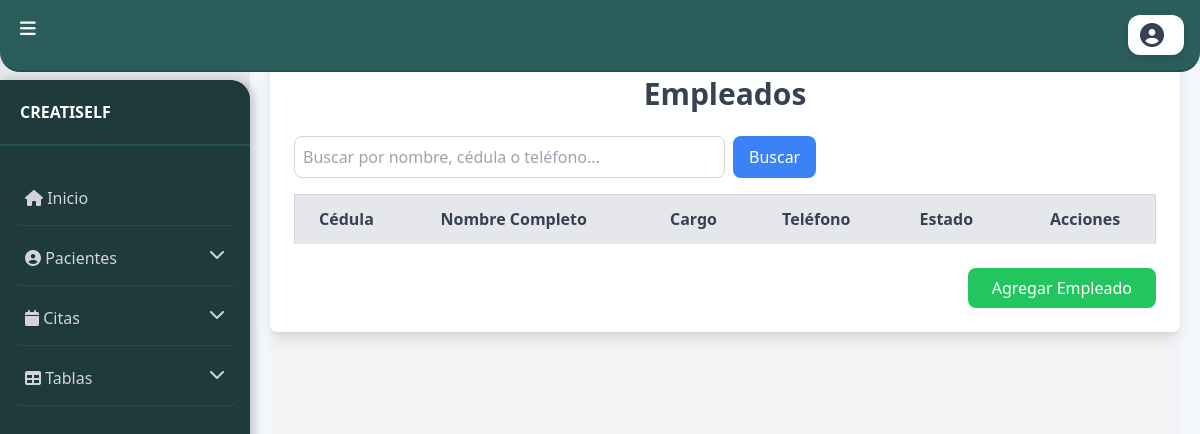
Before: /listar_empleados/ (signed in) with the older database file.
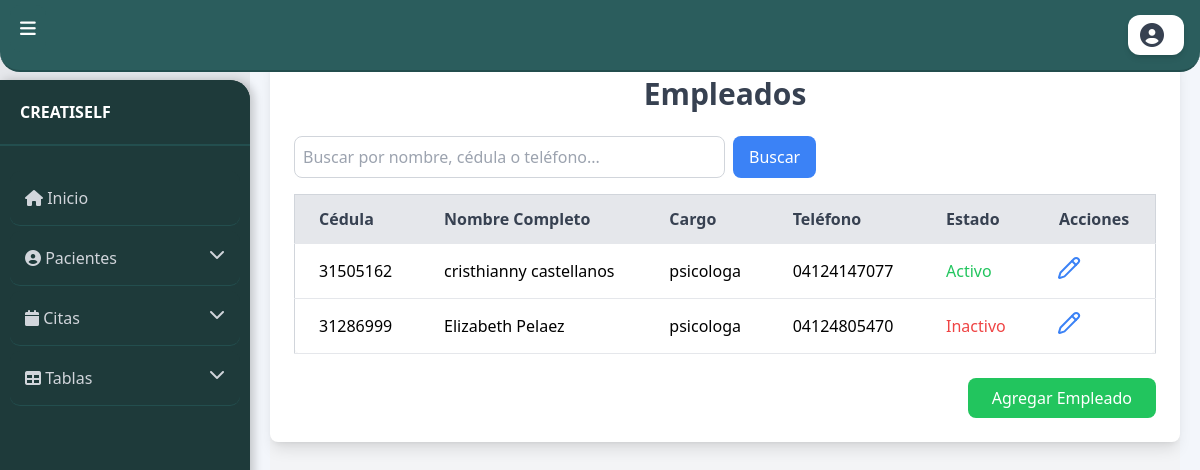
After: the same page with the newer database file.
### app/models.py (models this page shows, shortened)
class Empleado(models.Model):
    cedula = models.CharField(max_length=20, unique=True)
    usuario = models.ForeignKey(Usuario, on_delete=models.CASCADE)
    nombre = models.CharField(max_length=50)
    nombre2 = models.CharField(max_length=50, blank=True, null=True)
    apellido = models.CharField(max_length=50)
    apellido2 = models.CharField(max_length=50, blank=True, null=True)
    cargo = models.CharField(max_length=50)
    direccion = models.TextField()
    telefono = models.CharField(max_length=20)
    fecha_nacimiento = models.DateField()
    fecha_ingreso = models.DateField()
    edad = models.IntegerField()
    sexo = models.CharField(max_length=10, choices=[('masculino', 'Masculino'), ('femenino', 'Femenino')])
    nivel_academico = models.CharField(
    max_length=20,
    choices=[
        ('primaria', 'Primaria'),
        ('secundaria', 'Secundaria'),
        ('bachillerato', 'Bachillerato'),
        ('tecnico', 'Técnico'),
        ('tecnologo', 'Tecnólogo'),
        ('pregrado', 'Pregrado'),
        ('licenciatura', 'Licenciatura'),
        ('especializacion', 'Especialización'),
        ('maestria', 'Maestría'),
        ('doctorado', 'Doctorado'),
        ('postdoctorado', 'Postdoctorado'),
        ('diplomado', 'Diplomado'),
        ('curso', 'Curso'),
        ('sin_estudios', 'Sin estudios formales'),
    ],
    default='sin_estudios'
    )
    pais = models.ForeignKey(Pais, on_delete=models.CASCADE)
    estado = models.ForeignKey(Estado, on_delete=models.CASCADE)
    ciudad = models.ForeignKey(Ciudad, on_delete=models.CASCADE)
    status = models.BooleanField(default=True)

### app/viewsempleados.py (the view)
# urls.py: path('listar_empleados/', listar_empleados, name='Listar_empleados'),
@login_required
def listar_empleados(request):
    usuario = request.user
    if usuario.rol.nombre_rol == 'Administrador':
        empleados = Empleado.objects.all()
        return render(request, 'admin/listar_empleados.html', {'empleados': empleados})
    else:
        return redirect('acceso_denegado')

### app/templates/admin/listar_empleados.html (shortened to what this page needs)
{% extends 'base.html' %}
{% block content %}
<div class="min-h-screen bg-gray-100 py-8">
    <div class="max-w-6xl mx-auto bg-white p-6 rounded-lg shadow-lg">
        <h1 class="text-3xl font-bold text-center text-gray-700 mb-6">Empleados</h1>
        <div class="overflow-x-auto">
         <form method="GET" action="{% url 'Listar_empleados' %}" class="flex space-x-2 mb-4">
            <input
                type="text"
                id="searchInput"
                name="q"
                placeholder="Buscar por nombre, cédula o teléfono..."
                class="p-2 border border-gray-300 rounded-lg w-1/2"
                value="{{ query|default:'' }}"
            />
            <button type="submit" class="bg-blue-500 text-white px-4 py-2 rounded-lg hover:bg-blue-600">
                Buscar
            </button>
        </form>
            <table class="min-w-full bg-white border border-gray-300 rounded-lg shadow-sm">
                <thead class="bg-gray-200 text-gray-700 text-left">
                    <tr>
                        <th class="py-3 px-6 border-b">Cédula</th>
                        <th class="py-3 px-6 border-b">Nombre Completo</th>
                        <th class="py-3 px-6 border-b">Cargo</th>
                        <th class="py-3 px-6 border-b">Teléfono</th>
                        <th class="py-3 px-6 border-b">Estado</th>
                        <th class="py-3 px-6 border-b text-center">Acciones</th>
                    </tr>
                </thead>
                <tbody>
                    {% for empleado in empleados %}
                        <tr class="border-b hover:bg-gray-100">
                            <td class="py-3 px-6">{{ empleado.cedula }}</td>
                            <td class="py-3 px-6">{{ empleado.nombre }} {{ empleado.apellido }}</td>
                            <td class="py-3 px-6">{{ empleado.cargo }}</td>
                            <td class="py-3 px-6">{{ empleado.telefono }}</td>
                            <td class="py-3 px-6">
                                {% if empleado.status %}
                                    <span class="text-green-500">Activo</span>
                                {% else %}
                                    <span class="text-red-500">Inactivo</span>
                                {% endif %}
                            </td>
                            <td class="py-3 px-6">
                                <button class="text-blue-500 hover:text-blue-700" onclick="openModalEditarEmpleado('{{ empleado.id }}')">
                                    <i data-lucide="pencil" class="w-6 h-6"></i>
                                </button>
                            </td>
                        </tr>
                    {% endfor %}
                </tbody>
            </table>
        </div>
        <div class="mt-6 flex justify-end">
            <a href="{% url 'Crear_empleado' %}" class="bg-green-500 text-white py-2 px-6 rounded-lg hover:bg-green-600 transition">
                Agregar Empleado
            </a>
        </div>
    </div>
</div>
{% endblock %}

### app/templates/base.html (shortened to what this page needs)
{% load static %}
<!DOCTYPE html>
<html lang="en">
<head>
    <link rel="stylesheet" href="{% static 'all.min.css' %}">
    <link rel="stylesheet" href="https://cdnjs.cloudflare.com/ajax/libs/font-awesome/6.5.1/css/all.min.css">
    <script src="{% static 'tailwind.js' %}"></script>
</head>
<body class="bg-gray-200">
    <div class="sidebar" id="sidebar">
        <div class="sidebar-header">
            <div class="user-info">
                <span class="status">Creatiself</span>
            </div>
        </div>
        <div class="menu">
            <div class="menu-item" onclick="window.location.href='{% url 'Index' %}';">
                <span><i class="fas fa-home"></i> Inicio</span>
            </div>
            <div class="menu-item">
                <span>
                    <i class="fas fa-user-circle"></i> Pacientes
                    <i class="fas fa-chevron-down arrow"></i>
                </span>
            </div>
            <div class="menu-item">
                <span>
                    <i class="fas fa-calendar"></i> Citas
                    <i class="fas fa-chevron-down arrow"></i>
                </span>
            </div>
            <div class="menu-item">
                <span>
                    <i class="fas fa-table"></i> Tablas
                    <i class="fas fa-chevron-down arrow"></i>
                </span>
            </div>
        </div>
    </div>
<div class="header flex justify-between items-center px-4">
    <button id="sidebar-toggle" class="menu-toggle">
        <i class="fas fa-bars"></i>
    </button>
    <div class="relative ml-auto">
        {% if user.is_authenticated %}
            <button id="user-panel-toggle" class="flex items-center bg-white px-3 py-1 rounded-xl shadow-md transition hover:bg-gray-100">
                <i class="fas fa-user-circle text-2xl text-gray-700 mr-2"></i>
            </button>
        {% endif %}
    </div>
</div>
    <div class="content" id="content">
        <div class="content-body">
            {% block content %}{% endblock %}
        </div>
    </div>
</body>
</html>

### app/templates/base.html (style rules this page uses)
.sidebar { width: 250px; height: calc(100vh - 70px); background-color: #1e3a3a; color: white; position: fixed; top: 80px; left: 0; display: flex; flex-direction: column; overflow-y: auto; z-index: 10; border-radius: 0px 20px 20px 0px; box-shadow: 4px 0px 10px rgba(0, 0, 0, 0.2); }
.sidebar-header { display: flex; align-items: center; padding: 20px; background-color: #1e3a3a; border-bottom: 2px solid #234e4e; font-weight: bold; text-transform: uppercase; }
.menu { flex-grow: 1; padding-top: 20px; }
.menu-item { padding: 15px; margin-bottom: 2px; cursor: pointer; background-color: #1e3a3a; color: #d1d5db; transition: all 0.3s ease; border-bottom: 1px solid #234e4e; border-radius: 10px; margin: 5px 10px; }
.arrow { float: right; transition: transform 0.3s ease; }
.header { background-color: #2b5d5d; color: white; padding: 15px; display: flex; justify-content: space-between; align-items: center; border-bottom: 2px solid #234e4e; position: fixed; width: 100%; z-index: 1; border-radius: 0px 0px 20px 20px; }
.menu-toggle { position: absolute; left: 10px; top: 5px; z-index: 20; background-color: #2b5d5d; padding: 10px; border: none; border-radius: 10px; color: white; font-size: 18px; cursor: pointer; transition: background-color 0.3s ease, transform 0.2s; }
.content { margin-left: 250px; padding: 20px; background-color: #f3f6fb; height: 100vh; overflow: auto; transition: margin-left 0.3s ease; border-radius: 20px; }

Changed rows visible on the page:
added Empleado: cedula "31505162", nombre "cristhianny", apellido "castellanos", cargo "psicologa", telefono "04124147077", status "Activo"
added Empleado: cedula "31286999", nombre "Elizabeth", apellido "Pelaez", cargo "psicologa", telefono "04124805470", status "Inactivo"
